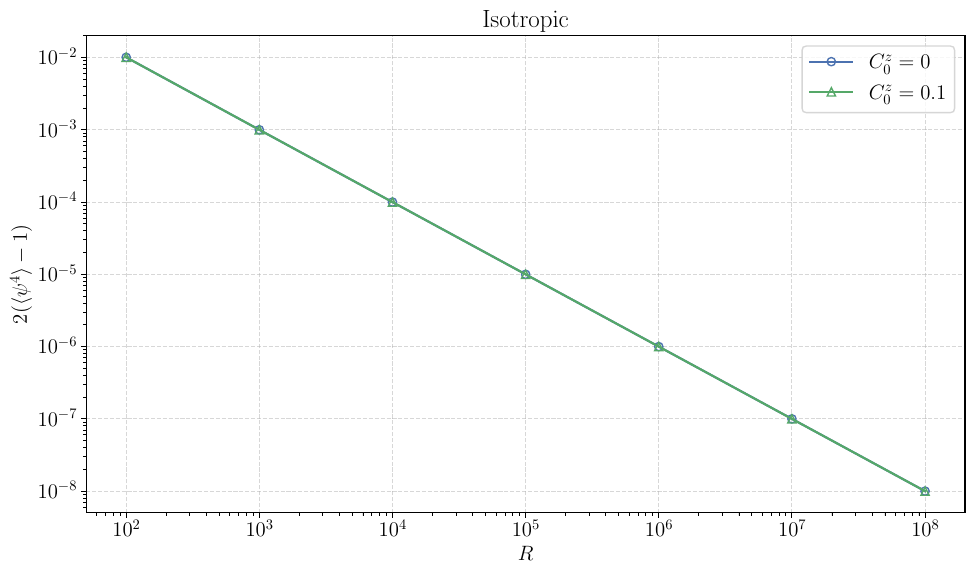

Python code for this plot:
# type: ignore
import numpy as np
import matplotlib.pyplot as plt
from cycler import cycler

colors = ['#4c72b0', '#55a868', '#c44e52', '#8172b3', '#937860', '#da8bc3', '#8c8c8c', '#ccb974', '#64b5cd']
markers = ['o', '^', 's', 'v', 'D', '<', '>', '*', '+']
plt.rcParams.update({
	'text.usetex' : True,
	'font.family' : 'serif',
	'font.serif' : ['Computer Modern Serif'],
	'font.size': 15,
	'axes.prop_cycle': cycler('color', colors) +
                     cycler('marker', markers) +
										 cycler('markerfacecolor', ['none'] * len(colors))
})

L_fixed = 1
P_fixed = 12

def get_test_values(dir):
  print(dir)

  distances = []
  avgs_conformal_factor_4 = []

  entries = np.genfromtxt(f'{dir}/Test_CenterOfMass-AvgConformalFactor4.output', delimiter=',')

  for row in range(len(entries)):
    distance, L, P, avg_conformal_factor_4 = entries[row]

    if L != L_fixed or P != P_fixed:
      continue
    
    distances.append(distance)
    avgs_conformal_factor_4.append((avg_conformal_factor_4 - 1.)/2.)
    
  return {
    'distances': distances,
    'avgs_conformal_factor_4': avgs_conformal_factor_4,
  }

fig, ax = plt.subplots(1, 1, squeeze=True)

def plot(label, values):
  ax.plot(values['distances'], values['avgs_conformal_factor_4'], label=label)

plot(r'$C_0^z=0$', get_test_values('./data/isotropic'))
plot(r'$C_0^z=0.1$', get_test_values('./data/isotropic_shifted'))

ax.set_title('Isotropic')
ax.set_xlabel(r'$R$')
ax.set_ylabel(r'$2(\langle \psi^4 \rangle - 1)$')

ax.set_xscale('log')
ax.set_yscale('log')
ax.grid('on', linestyle='--', alpha=0.5)
ax.legend()

fig.set_size_inches(10,6)
plt.tight_layout()
plt.subplots_adjust(wspace=0.275, hspace=0.025)

fig.savefig(f'avg_conformal_factor_4.pdf', format='pdf', bbox_inches='tight')

plt.show()
